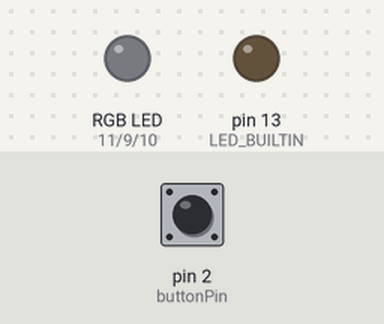
A sketch run on a simulated Arduino Uno, built with avr-gcc and run on an emulated ATmega328P. On the bench: an RGB LED mixed from three pins (HIGH = lit), output pins drawn as LEDs (lit = HIGH). The test bench sets the inputs (shaded band); at power-on: pin 2 (buttonPin) HIGH. Dim RGB values are drawn brighter than linear; random numbers use the default seed unless the sketch sets one.

Above: at 1.2 s.
1.3 s: pin 2 (buttonPin) pulled LOW for 0.15 s
At 1.4 s:
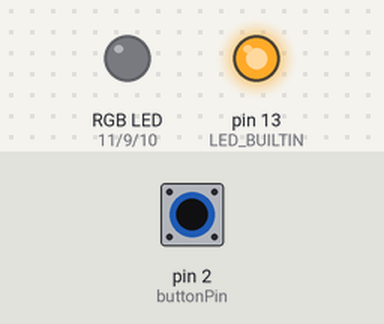
4.3 s: pin 2 (buttonPin) pulled LOW for 1 s
At 4.41 s:
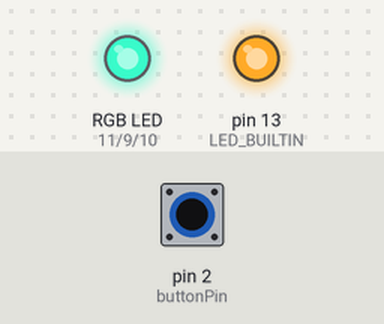
7.3 s: pin 2 (buttonPin) pulled LOW for 0.15 s
At 7.43 s:
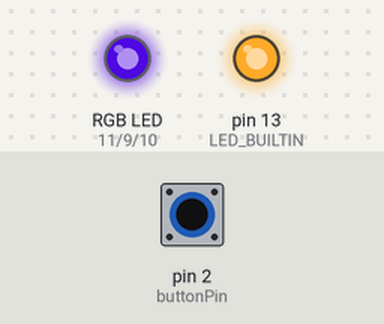
10.3 s: pin 2 (buttonPin) pulled LOW for 3.2 s
At 11.5 s:
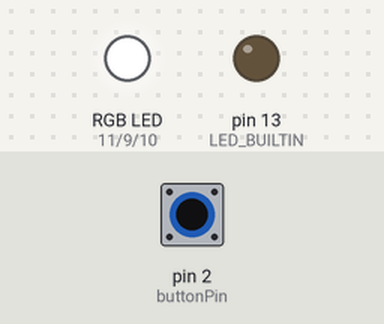
15.0 s: pin 2 (buttonPin) pulled LOW for 0.15 s
At 15.1 s:
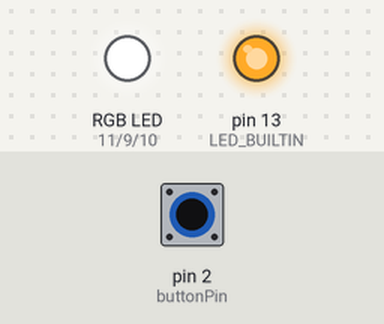
16.7 s: pin 2 (buttonPin) pulled LOW for 1 s
At 17.05 s:
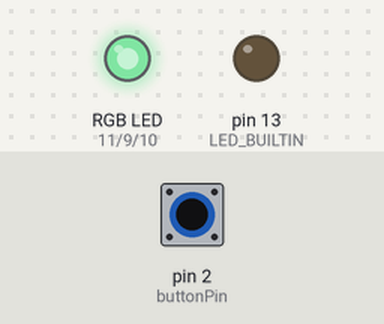
Timing chart, 0 to 21.7 s (numbered marks = the images above; inputs shaded):
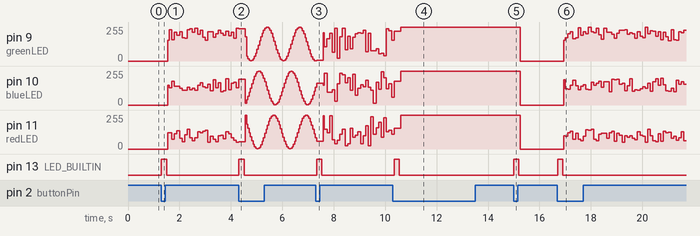

Measured:
- after the input at 4.3 s, pin 13 (LED_BUILTIN): LOW → HIGH at once, → LOW 0.20 s later
- after the input at 7.3 s, pin 13 (LED_BUILTIN): LOW → HIGH at once, → LOW 0.20 s later
- after the input at 10.3 s, pin 13 (LED_BUILTIN): LOW → HIGH after 0.05 s, → LOW 0.20 s later
- after the input at 15.0 s, pin 9 (greenLED), pin 10 (blueLED), pin 11 (redLED): 255/255 → 0/255 after 0.25 s; pin 13 (LED_BUILTIN): LOW → HIGH at once, → LOW 0.20 s later
- after the input at 16.7 s, pin 13 (LED_BUILTIN): LOW → HIGH at once, → LOW 0.20 s later

The sketch:

Cogs_City_Day9_more.ino
```cpp
// Day 9 Code for Cogsworth City Adventure Kit
// Inventr.io
// Festival of Lights
// Some fancy sequences of LED lights
//
// Used internal pull-up resistor via arduino code for the button switch
// rather than using external pull-down resistor
// I added a disco mode and an off mode to the available patterns
//
// Lori Pfahler
// August 2024


// pins for LEDs and button switch
// LEDs must be connected to PWM (~) pins
int buttonPin = 2;
int greenLED = 9;
int blueLED = 10;
int redLED = 11;

// variables
int buttonState = HIGH;
int prevButtonState = HIGH;
int mode = 0;
unsigned long currentMillis;
unsigned long previousMillis = 0;
long interval = 100;

void setup() {
  // setup button switch with internal pull-up resistor
  // NOT PRESSED = HIGH, PRESSED = LOW
  // So original code has to be reversed on HIGH/LOWS for button
  pinMode(buttonPin, INPUT_PULLUP);
  pinMode(greenLED, OUTPUT);
  pinMode(blueLED, OUTPUT);
  pinMode(redLED, OUTPUT);
  // setup built-in LED connected to Pin 13
  pinMode(LED_BUILTIN, OUTPUT);
  // setup serial monitor; not used
  // Serial.begin(9600);
}

void loop() {
  // millis() function: Returns the number of milliseconds passed since the
  // Arduino board began running the current program.
  // This number will overflow (go back to zero), after approximately 50 days.

  // get current milliseconds since start
  currentMillis = millis();
  // read the state of the button
  buttonState = digitalRead(buttonPin);

  if (buttonState == LOW && prevButtonState == HIGH) {
  // button has been pressed
  // use the statement below if you hooked up external pull-down
  // resistor as shown in the circuit diagram for the lesson
  // if (buttonState == HIGH && prevButtonState == LOW) {


    // move to next mode - module math used to cycle through 0, 1, 2, 3, 4
    mode = (mode + 1) % 5;
    // blink built-in LED to signal that button has been pressed
    digitalWrite(LED_BUILTIN, HIGH);
    delay(200);
    digitalWrite(LED_BUILTIN, LOW);
  }
  // debounce
  delay(50);
  // reset previous button state
  prevButtonState = buttonState;

  // use switch to call the appropriate LED blinking pattern
  switch(mode) {
    case 0:
      offMode();
      break;
    case 1:
      fireMode(currentMillis);
      break;
    case 2:
      fairyMode(currentMillis);
      break;
    case 3:
      discoMode(currentMillis);
      break;
    case 4:
      steadyMode();
      break;
  }
}


void fireMode(unsigned long currentMillis) {
  // this statement is not needed; previousMillis is define in
  // the main program and the function keeps setting it back to zero?
  // static unsigned long previousMillis = 0;
  if (currentMillis - previousMillis >= interval) {
    previousMillis = currentMillis;
    int brightness1 = random(150, 255);
    int brightness2 = random(100, 200);
    int brightness3 = random(50, 150);
    analogWrite(greenLED, brightness1);
    analogWrite(blueLED, brightness2);
    analogWrite(redLED, brightness3);
  }
}

void fairyMode(unsigned long currentMillis) {
  int brightness1 = (sin(currentMillis / 200.0) * 127) + 128;
  int brightness2 = (cos(currentMillis / 200.0) * 127) + 128;
  int brightness3 = (sin((currentMillis + 1000) / 200.0) * 127) + 128;
  analogWrite(greenLED, brightness1);
  analogWrite(blueLED, brightness2);
  analogWrite(redLED, brightness3);
}

void steadyMode() {
  analogWrite(greenLED, 255);
  analogWrite(blueLED, 255);
  analogWrite(redLED, 255);
}

// disco mode
void discoMode(unsigned long currentMillis) {
  if (currentMillis - previousMillis >= interval) {
    previousMillis = currentMillis;
    analogWrite(greenLED, random(1, 255));
    analogWrite(blueLED, random(1, 255));
    analogWrite(redLED, random(1, 255));
  }
}

// turn LEDs off
void offMode() {
  analogWrite(greenLED, 0);
  analogWrite(blueLED, 0);
  analogWrite(redLED, 0);
}
```
